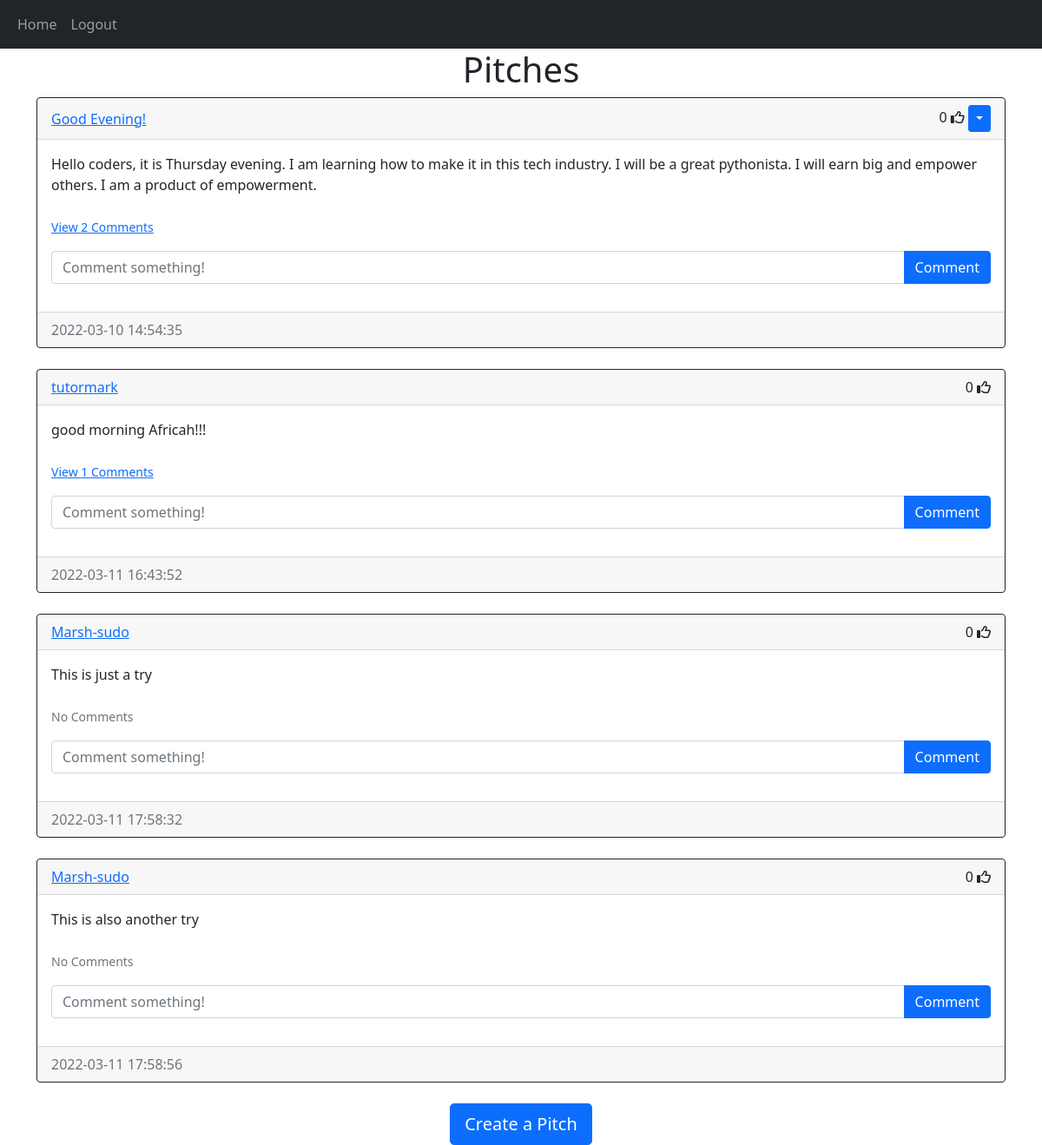
Screenshot of /home (signed in) with the database file from the repository.
### website/models.py (models this page shows)
class Pitch(db.Model):
    id=db.Column(db.Integer,primary_key=True)
    text=db.Column(db.Text,nullable=False)
    date_created=db.Column(db.DateTime(timezone=True),default=func.now())
    author =db.Column(db.Integer,db.ForeignKey('user.id',ondelete='CASCADE'),nullable=False)
    comments = db.relationship('Comment', backref='pitch', passive_deletes=True)
    likes = db.relationship('Like', backref='pitch', passive_deletes=True)

class User(db.Model,UserMixin): #Inherits from db model and userMixin
    id=db.Column(db.Integer,primary_key=True)
    email=db.Column(db.String(150),unique=True) #prevent users with duplicate emails
    username=db.Column(db.String(150),unique=True)
    password=db.Column(db.String(150))
    date_created=db.Column(db.DateTime(timezone=True),default=func.now()) #if nothing is passed,by default the column will be filled by the current time
    pitches=db.relationship('Pitch', backref='user',passive_deletes=True)# backref to allow access to user model
    comments = db.relationship('Comment', backref='user', passive_deletes=True)
    likes = db.relationship('Like', backref='user', passive_deletes=True)

### website/views.py (the view)
@views.route("/")
@views.route("/home")
@login_required
def home():
    pitches=Pitch.query.all()
    return render_template("home.html", user=current_user,pitches=pitches)

### website/__init__.py (called while the page is built)
def create_app():
    app = Flask(__name__)
    app.config['SECRET_KEY'] = "helloworld"
    app.config['SQLALCHEMY_DATABASE_URI'] = f'sqlite:///{DB_NAME}'
    db.init_app(app)
    from .views import views
    from .auth import auth
    app.register_blueprint(views, url_prefix="/")
    app.register_blueprint(auth, url_prefix="/")
    from .models import Pitch, Comment,Like,User
    create_database(app)
    login_manager = LoginManager()
    login_manager.login_view = "auth.login"
    login_manager.init_app(app)
    @login_manager.user_loader
    def load_user(id):
        return User.query.get(int(id))
    return app

### website/templates/home.html (shortened to what this page needs)
{% extends "pitch_div.html" %}

### website/templates/pitch_div.html (shortened to what this page needs)
{% extends "base.html" %} {% block title %}Home{% endblock %} {% block content
  %}
  <h1 align="center">{% block header %}Pitches{% endblock %}</h1>
  <div id="pitches">
    {% for pitch in pitches %}
    <div class="card border-dark">
      <div class="card-header d-flex justify-content-between align-items-center">
        <a href="/pitches/{{pitch.user.username}}">{{pitch.user.username}}</a>
        <div>
          <span id="likes-count-{{pitch.id}}">
          {{ pitch.likes|length }}</span>
          {% if user.id in pitch.likes|map(attribute="author")|list %}
          <i
            class="fas fa-thumbs-up"
            id="like-button-{{pitch.id}}"
            onclick="like({{pitch.id}})"
          ></i>
          {% else %}
          <i
            class="far fa-thumbs-up"
            id="like-button-{{pitch.id}}"
            onclick="like({{pitch.id}})"
          ></i>
          {% endif %} {% if user.id == pitch.author %}
          <div class="btn-group">
            <button
              type="button"
              class="btn btn-sm btn-primary dropdown-toggle"
              data-bs-toggle="dropdown"
            ></button>
          </div>
          {% endif %}
        </div>
      </div>
      <div class="card-body">
        <div class="card-text">{{pitch.text}}</div>
        <br />
        <p class="card-text">
          {% if pitch.comments|length > 0 %}
          <a data-bs-toggle="collapse" href="#comments-{{pitch.id}}" role="button">
            <small>View {{pitch.comments|length}} Comments</small>
          </a>
          {% else %}
          <small class="text-muted">No Comments</small>
          {% endif %}
        </p>
        <form
          class="input-group mb-3"
          method="POST"
          action="/create-comment/{{pitch.id}}"
        >
          <input
            type="text"
            id="text"
            name="text"
            class="form-control"
            placeholder="Comment something!"
          />
          <button type="submit" class="btn btn-primary">Comment</button>
        </form>
      </div>
      <div class="card-footer text-muted">{{pitch.date_created}}</div>
    </div>
    <br/ > {% endfor %}
  </div>
  {% block footer %}
  <div align="center">
    <a href="/create-pitch"
      ><button type="button" class="btn btn-primary btn-lg">
        Create a Pitch
      </button></a
    >
  </div>
  {% endblock %} {% endblock %}

### rows the page displays
Pitch: user.username "Good Evening!", likes|length "0", text "Hello coders, it is Thursday evening. I am learning how to make it in this tech industry. I will be a great pythonista. I will earn big and empower others. I am a product of empowerment.", comments|length "2", date_created "2022-03-10 14:54:35"
Pitch: user.username "tutormark", likes|length "0", text "good morning Africah!!!", comments|length "1", date_created "2022-03-11 16:43:52"
Pitch: user.username "Marsh-sudo", likes|length "0", text "This is just a try", shows "No Comments", date_created "2022-03-11 17:58:32"
Pitch: user.username "Marsh-sudo", likes|length "0", text "This is also another try", shows "No Comments", date_created "2022-03-11 17:58:56"
